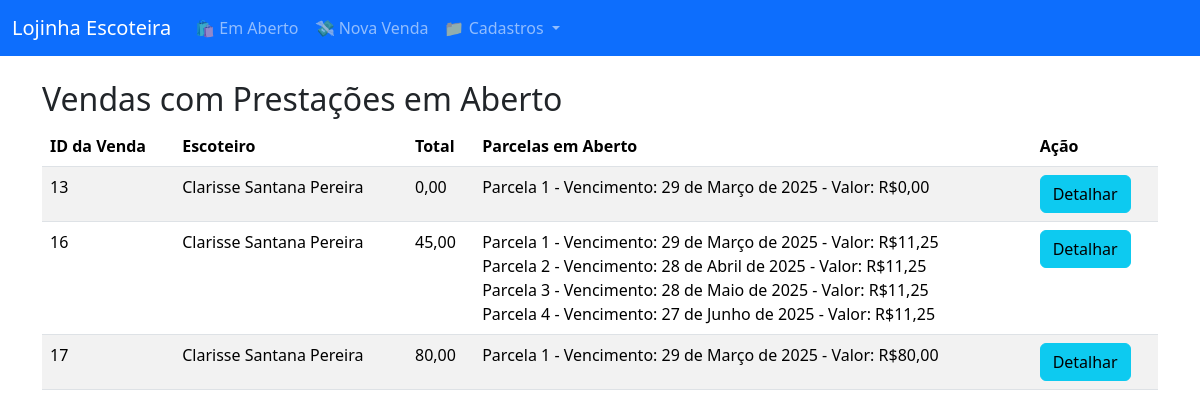
The app's page /vendas/abertas/, older data.
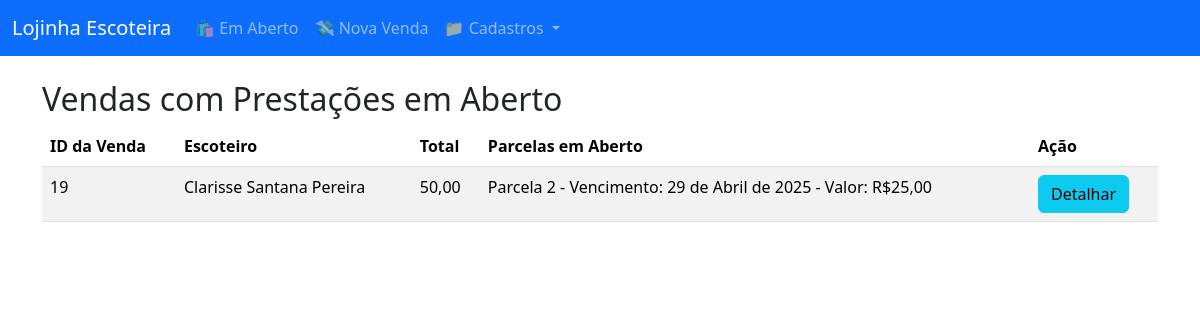
The same page, newer data.
### lojinha/models.py (models this page shows, shortened)
class Venda(models.Model):
    escoteiro = models.ForeignKey(Escoteiro, on_delete=models.CASCADE)
    data = models.DateField(auto_now_add=True)
    parcelado=models.BooleanField(default=True)
    quantidade_parcelas=models.IntegerField(default=1)
    total = models.DecimalField(max_digits=10, decimal_places=2, default=0)

class Escoteiro(models.Model):
    RAMOS = [
        ('lobinho', 'Lobinho'),
        ('escoteiro', 'Escoteiro'),
        ('senior', 'Sênior'),
        ('pioneiro', 'Pioneiro')
    ]
    nome = models.CharField(max_length=100)
    grupo = models.CharField(max_length=100, default='12º Grupo Escoteiro Monte Caburaí')
    ramo = models.CharField(max_length=20, choices=RAMOS)
    data_nascimento = models.DateField(blank=True, null=True)

class Parcela(models.Model):
    venda = models.ForeignKey(Venda, related_name='parcelas', on_delete=models.CASCADE)
    valor = models.DecimalField(max_digits=10, decimal_places=2)
    data_vencimento = models.DateField()
    pago = models.BooleanField(default=False)
    data_baixa = models.DateField(null=True, blank=True)

### lojinha/views.py (the view)
# urls.py: path('vendas/abertas/', views.listar_vendas_abertas, name='listar_vendas_abertas'),
def listar_vendas_abertas(request):
    parcelas_em_aberto = Parcela.objects.filter(pago=False)
    vendas_em_aberto = Venda.objects.filter(parcelas__in=parcelas_em_aberto).distinct()
    return render(request, 'lojinha/listar_vendas_abertas.html', {'vendas': vendas_em_aberto})

### lojinha/templates/lojinha/listar_vendas_abertas.html (shortened to what this page needs)
{% extends 'base.html' %}
{% block content %}
<h2>Vendas com Prestações em Aberto</h2>
{% if vendas %}
    <table class="table table-striped">
        <thead>
            <tr>
                <th>ID da Venda</th>
                <th>Escoteiro</th>
                <th>Total</th>
                <th>Parcelas em Aberto</th>
                <th>Ação</th>
            </tr>
        </thead>
        <tbody>
            {% for venda in vendas %}
                <tr>
                    <td>{{ venda.id }}</td>
                    <td>{{ venda.escoteiro.nome }}</td>
                    <td>{{ venda.total }}</td>
                    <td>
                        {% for parcela in venda.parcelas.all %}
                            {% if not parcela.pago %}
                                <span>Parcela {{ forloop.counter }} - Vencimento: {{ parcela.data_vencimento }} - Valor: R${{ parcela.valor }} <br></span>
                            {% endif %}
                        {% endfor %}
                    </td>
                    <td>
                        <a href="{% url 'detalhar_venda' venda.id %}" class="btn btn-info">Detalhar</a>
                    </td>
                </tr>
            {% endfor %}
        </tbody>
    </table>
{% else %}
    <p>Não há vendas com parcelas em aberto.</p>
{% endif %}
{% endblock %}

Row changes from the older to the newer data that the page shows:
removed Venda: id "13", escoteiro.nome "Clarisse Santana Pereira", total "0,00"
removed Parcela: data_vencimento "29 de Março de 2025", valor "0,00", shown under "13"
removed Venda: id "16", escoteiro.nome "Clarisse Santana Pereira", total "45,00"
removed Parcela: data_vencimento "29 de Março de 2025", valor "11,25", shown under "16"
removed Parcela: data_vencimento "28 de Abril de 2025", valor "11,25", shown under "16"
removed Parcela: data_vencimento "28 de Maio de 2025", valor "11,25", shown under "16"
removed Parcela: data_vencimento "27 de Junho de 2025", valor "11,25", shown under "16"
removed Venda: id "17", escoteiro.nome "Clarisse Santana Pereira", total "80,00"
removed Parcela: data_vencimento "29 de Março de 2025", valor "80,00", shown under "17"
added Venda: id "19", escoteiro.nome "Clarisse Santana Pereira", total "50,00"
added Parcela: data_vencimento "29 de Abril de 2025", valor "25,00", shown under "19"
